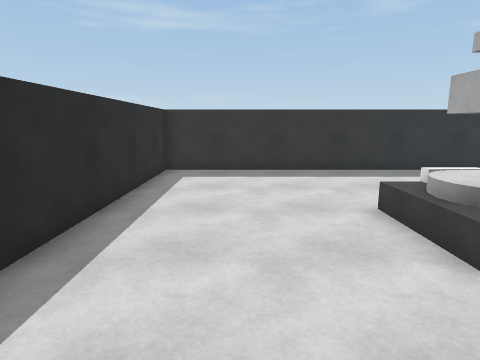
[1] (above)

20 first-person views from a walk through a 3-D level made in the Unity game engine. The camera is 1.5 m above the floor, tilts 10° down and sees 75° across. The floor is counted in squares, 1 m on a side. Each view is taken from the middle of a square. On the plan, view 1 faces up. The plan holds only what a view shows up to about 15 squares ahead; the rest is blank. The player is left out.

[2]
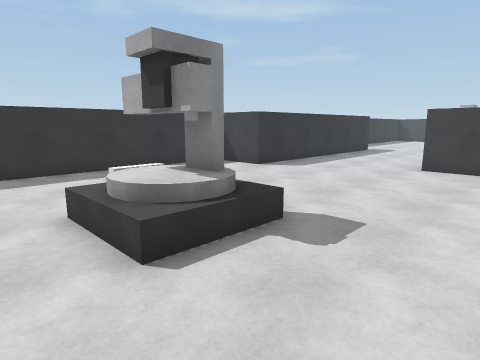

[3]
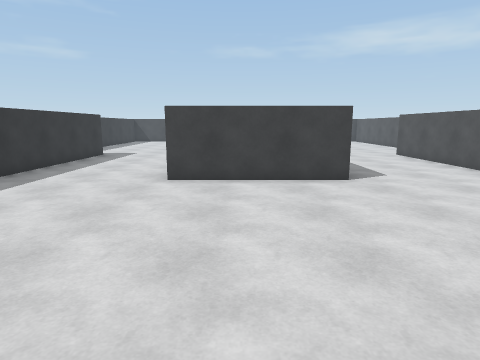

[4]
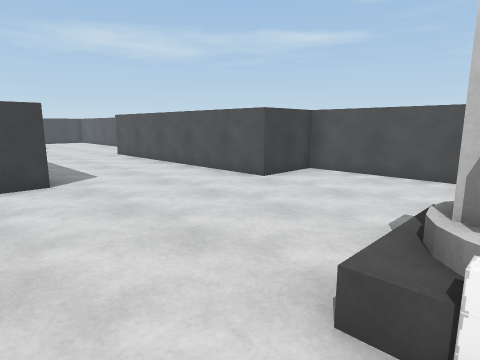

[5]
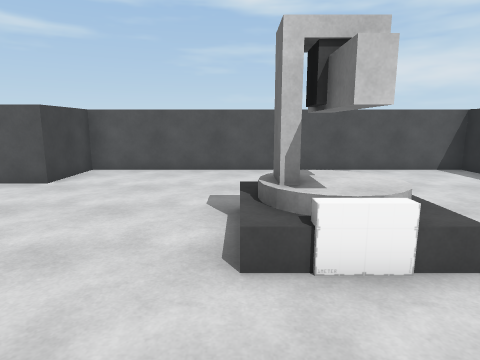

[6]
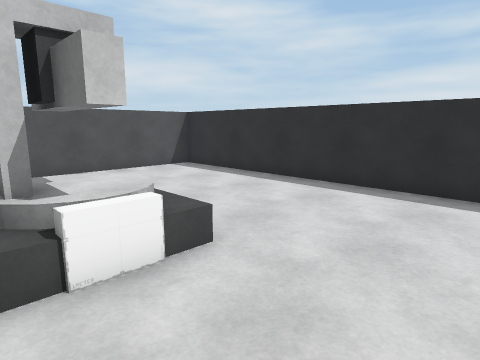

[7]
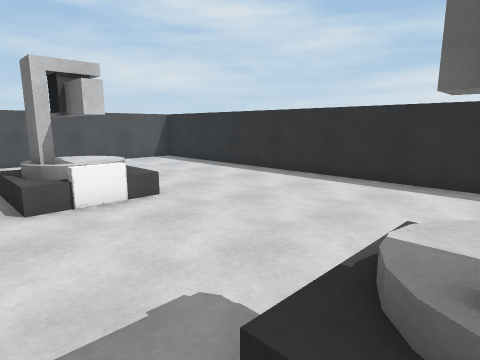

[8]
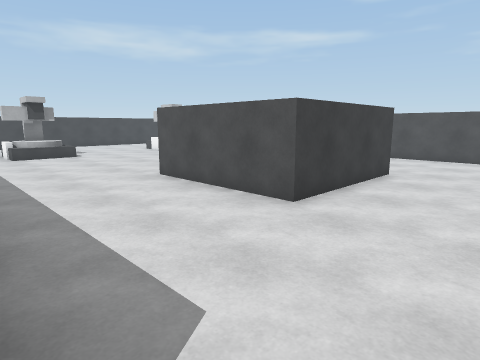

[9]
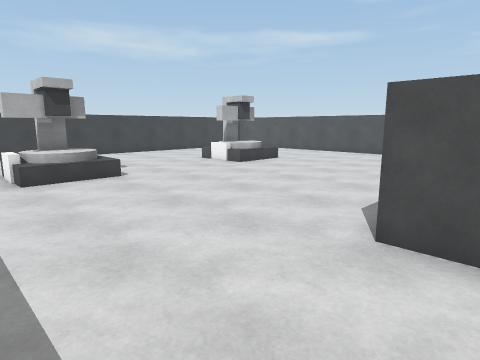

[10]
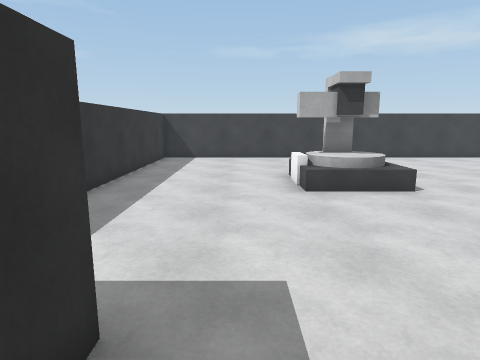

[11]
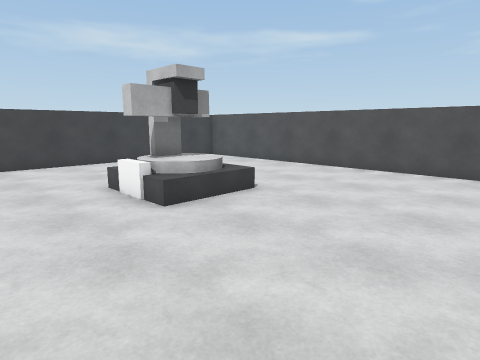

[12]
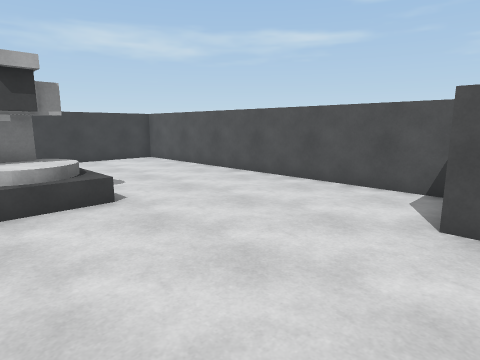

[13]
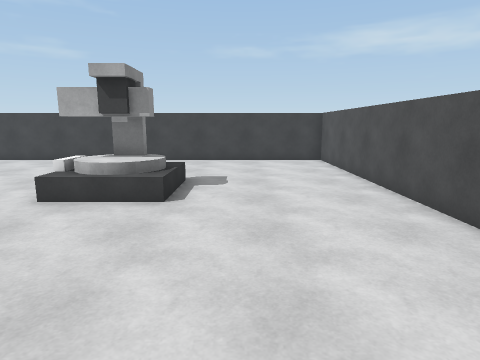

[14]
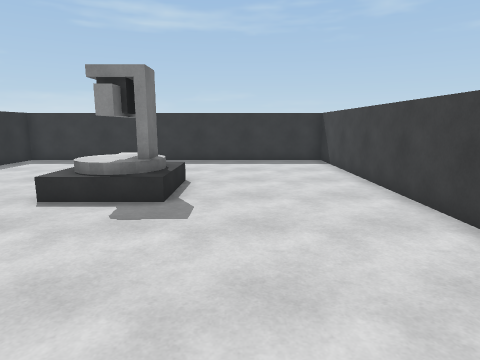

[15]
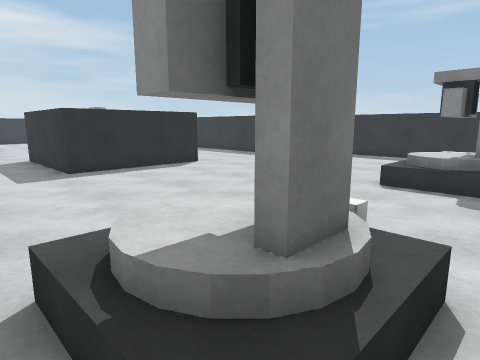

[16]
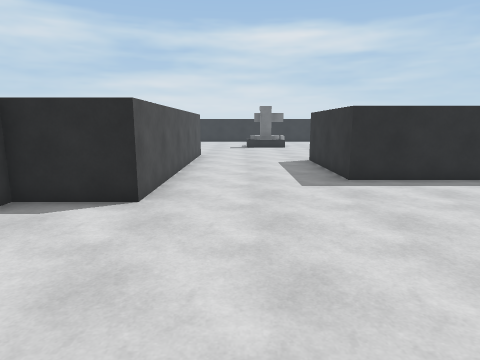

[17]
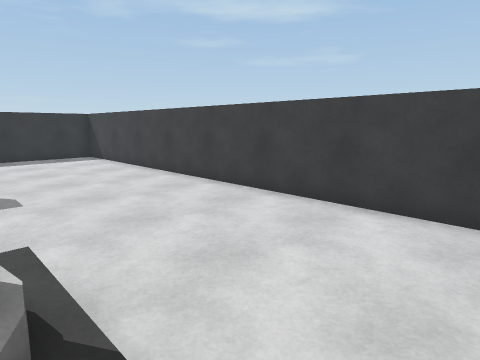

[18]
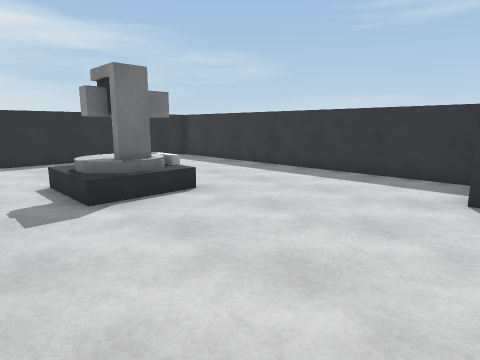

[19]
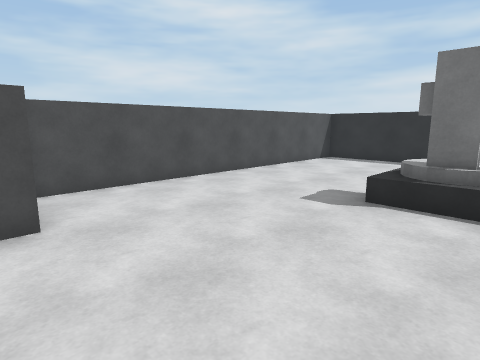

[20]
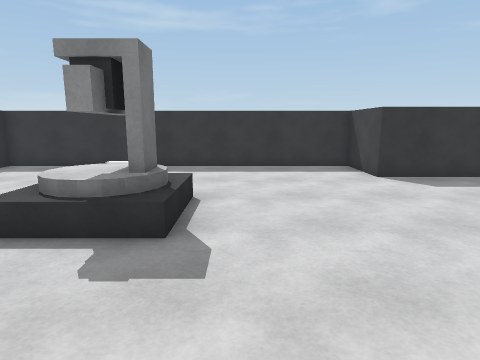

### Floor plan
Points are (right, up) in squares from view 1. A wall is a line through its corners. A room is listed if a view was taken in it or the views show most of it. See-through windows are left out.
Room 1 (views 1, 2, 3, 4, 5, 6, 7, 8, 9, 10, 11, 12, 13, 14, 15, 16, 17, 18, 19, 20)
walls: (12.5, 3) (17.5, 3) (17.5, -2) (12.5, -2) (12.5, 3); (4.3, 3.8) (4.3, 4.6); (4.5, -2.8) (4.5, -3.6); (4.5, 4.8) (4.5, 3.9); (3.5, -1.9) (3.9, -1.9) (3.9, -4); (3.9, 5.5) (3.9, 3.5) (3.6, 3.5) (3.6, 5.5); (20, 8) (10, 8) (10, 10.5) (-2.5, 10.5) (-2.5, -9.5) (10, -9.5) (10, -7) (20, -7) (20, -9.5) (32.5, -9.5) (32.5, 10.5) (20, 10.5) (20, 8.6); (25.8, -1.9) (26.5, -1.9); (26.1, 3.5) (26.1, 5.6) (26.4, 5.6) (26.4, 3.5) (26.1, 3.5); (26.7, 3.8) (26.7, 4.6); (26.4, -3.2) (26.4, -4) (26.1, -4) (26.1, -2.2); (27, 4.6) (27, 3.9); (26.7, -3.8) (26.7, -2.9); (27, -2.8) (27, -3.6)
low walls: (26.5, -4.5) (25.5, -4.5)

Where each view was taken, in squares from view 1:
view 1: 0 up, 0 right, facing up
view 2: 0 up, 1 right, facing up-right
view 3: 1 up, 4 right, facing right
view 4: 0 up, 4 right, facing down-right
view 5: 1 up, 5 right, facing down
view 6: 1 up, 5 right, facing down-left
view 7: 4 up, 6 right, facing down-left
view 8: 8 up, 9 right, facing down-right
view 9: 7 up, 16 right, facing down-right
view 10: 7 up, 18 right, facing right
view 11: 1 up, 20 right, facing down-right
view 12: 2 down, 19 right, facing down-right
view 13: 6 down, 19 right, facing right
view 14: 3 down, 29 right, facing up
view 15: 5 down, 28 right, facing up-left
view 16: 5 down, 26 right, facing left
view 17: 5 down, 27 right, facing up-right
view 18: 1 up, 11 right, facing up-left
view 19: 2 down, 11 right, facing down-left
view 20: 1 down, 6 right, facing up
